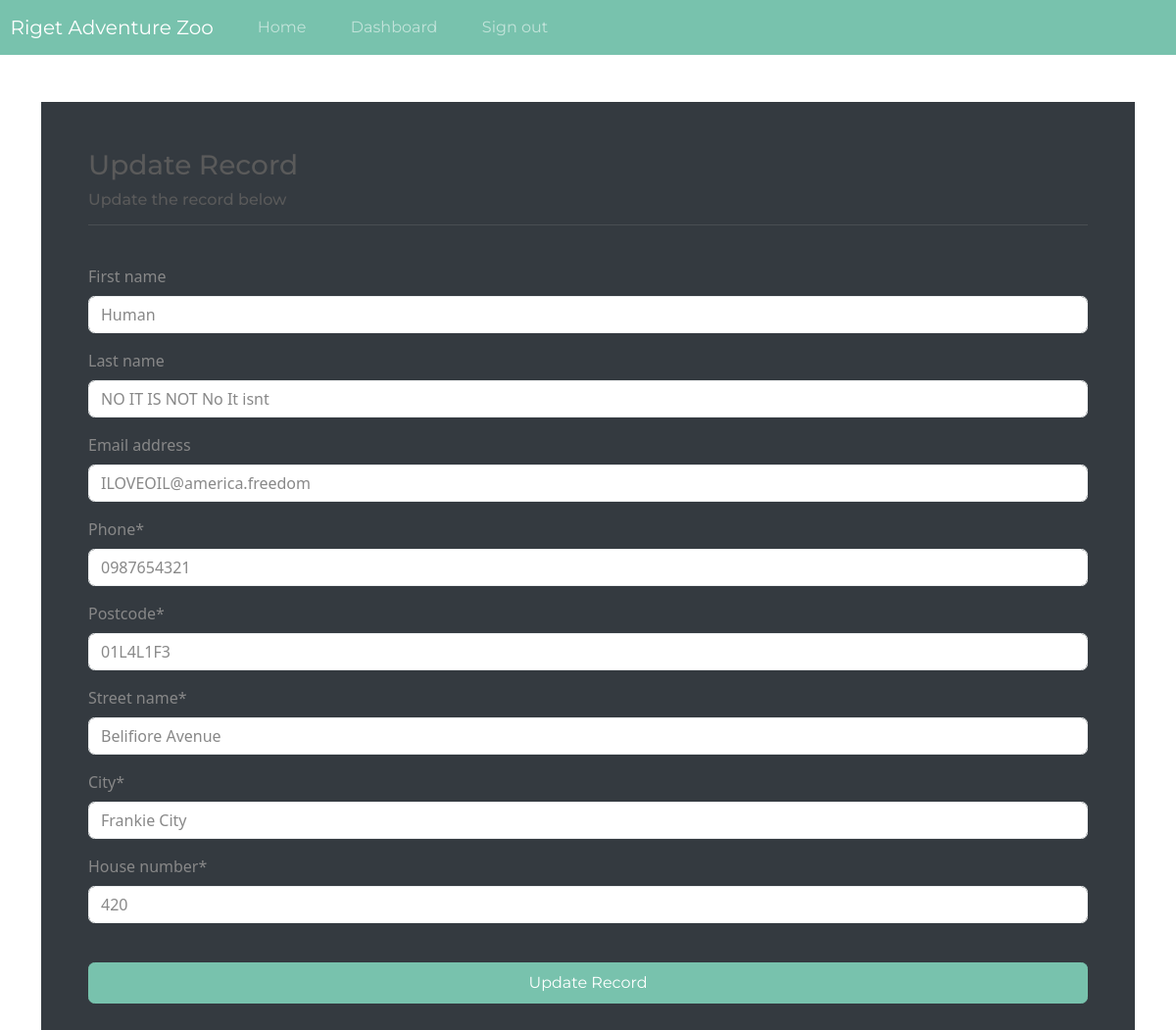
Page /update-record/1 (signed in) on the committed database.
### website/models.py (models this page shows)
class Record(AbstractUser):
    loyalty_points = models.IntegerField(default=0)
    creation_data = models.DateTimeField(auto_now_add= True)
    phone = models.CharField(max_length=20)
    postcode = models.CharField(max_length=10)
    street_name = models.CharField(max_length = 20)
    city = models.CharField(max_length = 50)
    house_number = models.CharField(max_length=10)

### website/views.py (the view)
# urls.py: path('update-record/<int:pk>', views.update_record, name="update-record"),
@login_required(login_url='my-login')
def update_record(request, pk):
    record = Record.objects.get(id=pk)
    form= UpdateRecordForm(instance=record)
    if request.method == "POST":
        form = UpdateRecordForm(request.POST, instance=record)
        if form.is_valid():
            form.save()
            messages.success(request, "Your record was updated!")
            return redirect("dashboard")
    context = {'update_form': form}
    return render(request, 'website/update-record.html',context=context)

### website/forms.py
class UpdateRecordForm(forms.ModelForm):
    class Meta:
        model = Record
        fields = ['first_name','last_name','email','phone','postcode','street_name','city','house_number']

### website/templates/website/update-record.html (shortened to what this page needs)
{% extends 'website/base.html' %}
{% load crispy_forms_tags %}
{% block content %}
    <br>
    <div class="container bg-dark p-5 form-layout">
        <h3> Update Record </h3>
        <h6> Update the record below </h6>
        <hr>
        <br>
        <form method="POST" autocomplete="off">
            {{update_form|crispy}}
            <br>
            <button type="submit" class="btn btn-primary w-100 btn-block p-2"> Update Record </button>
        </form>
    </div>
    {% endblock %}

### rows in the picture
Record: first_name "Human", last_name "NO IT IS NOT No It isnt", email "ILOVEOIL@america.freedom", phone "0987654321", postcode "01L4L1F3", street_name "Belifiore Avenue", city "Frankie City", house_number "420"
